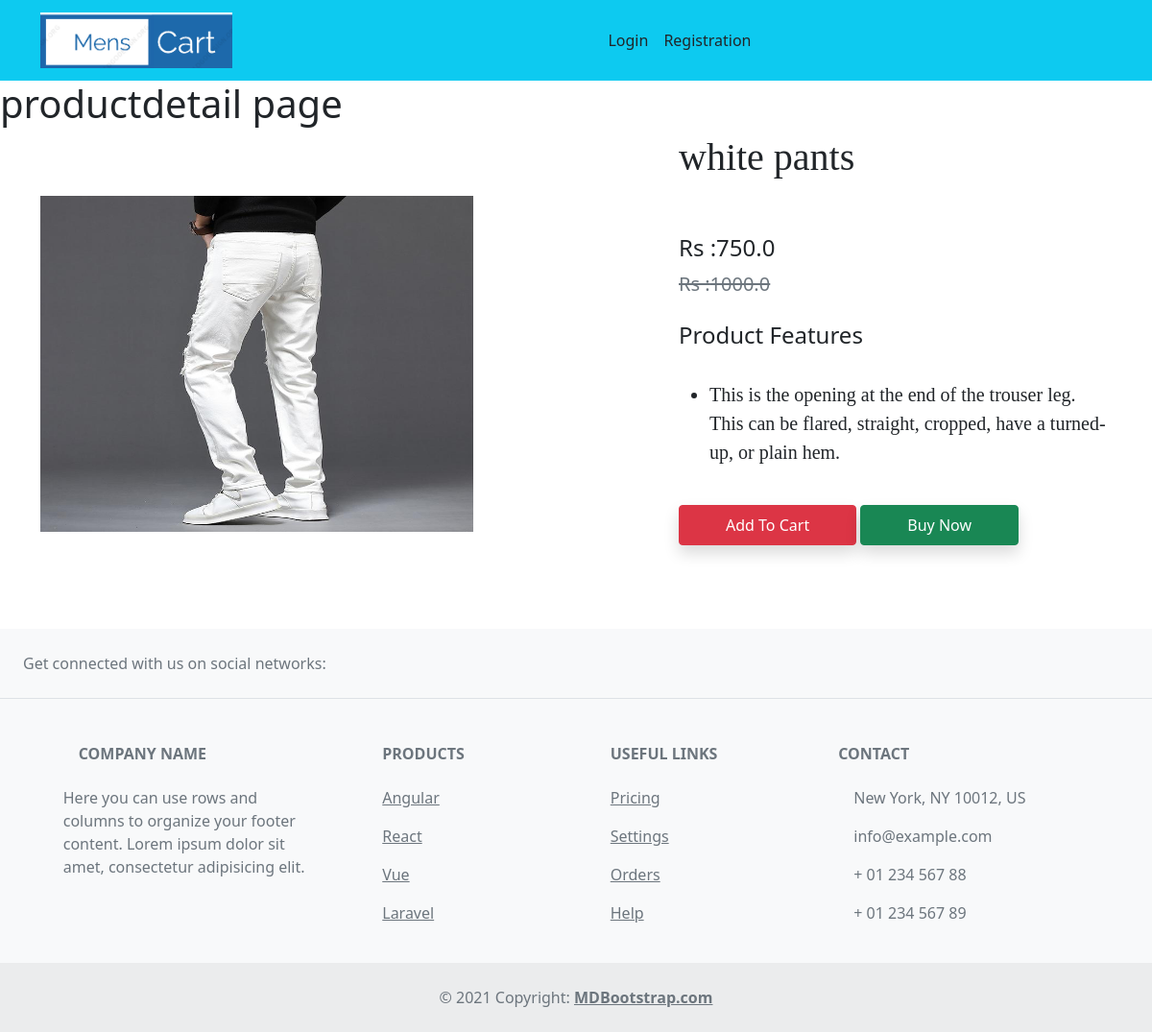
/productdetail/2, run on the app's committed database.
### passionapp/models.py (models this page shows, shortened)
class Product(models.Model):
    title = models.CharField(max_length=100)
    selling_price = models.FloatField()
    discount_price = models.FloatField()
    discription =models.TextField()
    composition = models.TextField(default="")
    prodapp = models.TextField()
    category = models.CharField(choices=CATEGORY_CHOICES,max_length=20)
    product_image = models.ImageField(upload_to="product")

### passionapp/views.py (the view)
# urls.py: path('productdetail/<int:pk>',views.ProductDetail.as_view(),name="productdetail"),
class ProductDetail(View):
    def get(self,request,pk):
        product = Product.objects.get(pk = pk)
        return render (request,"productdetail.html",locals())

### passionapp/templates/productdetail.html (shortened to what this page needs)
{% extends 'nav.html' %}
{% load static %}
{% block content %}
<h1>productdetail page</h1>
<div class="container">
    <div class="row flex justify-content-between">
        <div class="img2 col-lg-5 mt-5">
            <img src="{{ product.product_image.url }}" alt="" class="image col-xs-6 col-sm-12 col-lg-12 mt-3 text-sm-center w-100 h-75">
        </div>
        <div class="productdetail col-lg-5">
            <h1 style="font-family: Georgia, 'Times New Roman', Times, serif; ">{{product.title}}</h1><br><br>
            <h4> Rs :{{ product.discount_price }}</h4>
            <small class="text-decoration-line-through text-muted fs-5"><del> Rs :{{ product.selling_price }}</del> </small>
            <br><br><h4>Product Features</h4><br>
            <ul class="fs-5" style="font-family:Georgia, 'Times New Roman', Times, serif">
                <li>{{ product.discription }}</li>
            </ul>
                <form action="/add-to-cart" class="d-inline">
                    <button type="submit" class="   btn btn-danger shadow px-5 py-2 mt-4">Add To Cart</button>
               </form>
                    <a href="{% url 'showcart' %}" class="  btn btn-success shadow px-5 py-2 mt-4">Buy Now</a>
        </div>
    </div>
</div>
{% endblock %}

### data on the page
Product: product_image (picture), title "white pants", discount_price "750.0", selling_price "1000.0", discription "This is the opening at the end of the trouser leg. This can be flared, straight, cropped, have a turned-up, or plain hem."
